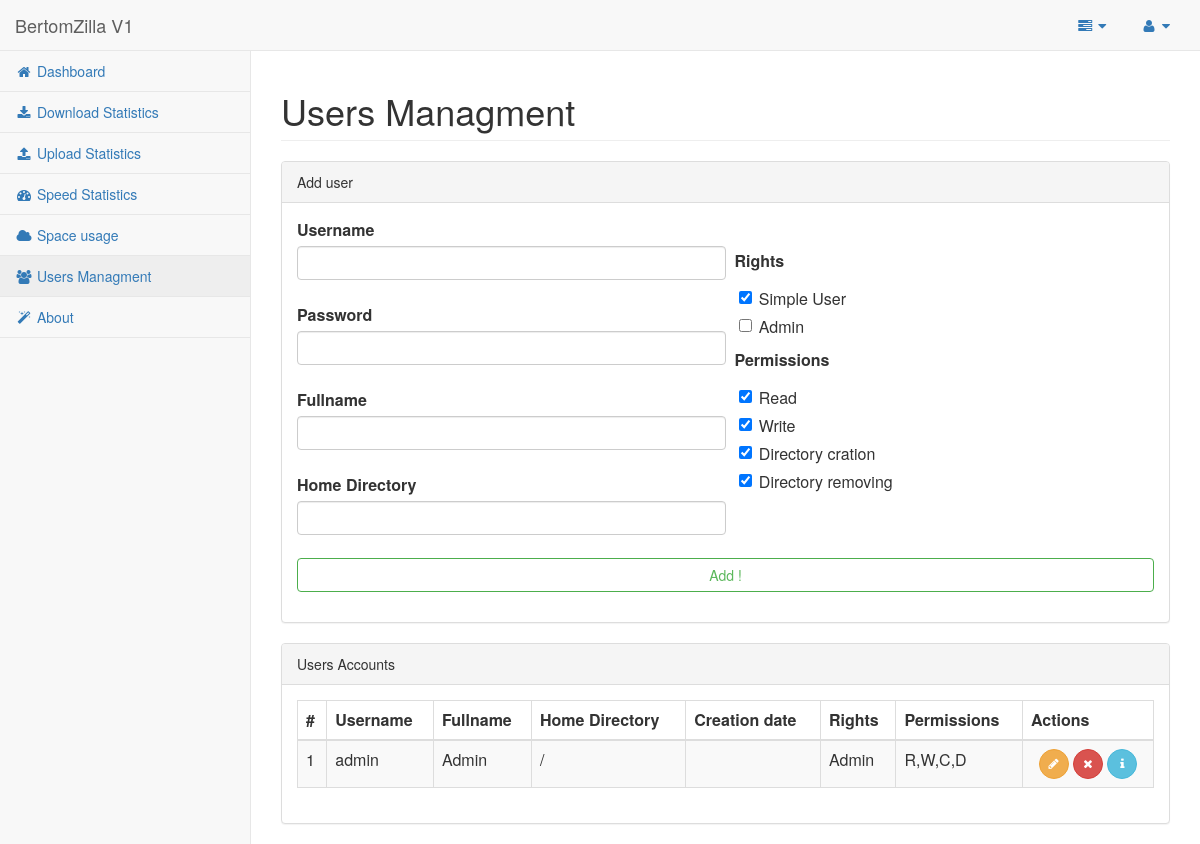
/BertomZilla/users.php (signed in), run on the app's committed database.
### tables this page shows
CREATE TABLE `users` (
  `id` mediumint(9) NOT NULL AUTO_INCREMENT,
  `username` text NOT NULL,
  `password` text NOT NULL,
  `fullname` text NOT NULL,
  `directory` text NOT NULL,
  `rights` int(11) NOT NULL,
  `creation` text NOT NULL,
  `permissions` text NOT NULL,
  PRIMARY KEY (`id`)
);

### BertomZilla/users.php (the view, shortened to what this page needs)
<html lang="en">
<head>
    <link href="bower_components/bootstrap/dist/css/bootstrap.min.css" rel="stylesheet">
    <link href="bower_components/metisMenu/dist/metisMenu.min.css" rel="stylesheet">
    <link href="bower_components/datatables-plugins/integration/bootstrap/3/dataTables.bootstrap.css" rel="stylesheet">
    <link href="bower_components/datatables-responsive/css/dataTables.responsive.css" rel="stylesheet">
    <link href="dist/css/sb-admin-2.css" rel="stylesheet">
    <link href="bower_components/font-awesome/css/font-awesome.min.css" rel="stylesheet" type="text/css">
</head>
<body>
    <div id="wrapper">
        <nav class="navbar navbar-default navbar-static-top" role="navigation" style="margin-bottom: 0">
            <div class="navbar-header">
                <a class="navbar-brand" href="index.html">BertomZilla V1</a>
            </div>
            <ul class="nav navbar-top-links navbar-right">
                <li class="dropdown">
                    <a class="dropdown-toggle" data-toggle="dropdown" href="#">
                        <i class="fa fa-tasks fa-fw"></i>  <i class="fa fa-caret-down"></i>
                    </a>
                </li>
                <li class="dropdown">
                    <a class="dropdown-toggle" data-toggle="dropdown" href="#">
                        <i class="fa fa-user fa-fw"></i>  <i class="fa fa-caret-down"></i>
                    </a>
                </li>
            </ul>
            <div class="navbar-default sidebar" role="navigation">
                <div class="sidebar-nav navbar-collapse">
                    <ul class="nav" id="side-menu">
                        <li>
                            <a href="dashboard.php"><i class="fa fa-home fa-fw"></i> Dashboard</a>
                        </li>
                        <li>
                            <a href="downloads.php"><i class="fa fa-download fa-fw"></i> Download Statistics</a>
                        </li>
                        <li>
                            <a href="uploads.php"><i class="fa fa-upload fa-fw"></i> Upload Statistics</a>
                        </li>
                        <li>
                            <a href="speed.php"><i class="fa fa-dashboard fa-fw"></i> Speed Statistics</a>
                        </li>
                        <li>
                            <a href="space.php"><i class="fa fa-cloud fa-fw"></i> Space usage</a>
                        </li>
                        <li>
                            <a href="users.php"><i class="fa fa-users fa-fw active"></i> Users Managment</a>
                        </li>
                        <li>
                            <a href="about.php"><i class="fa fa-magic fa-fw"></i> About</a>
                        </li>
                    </ul>
                </div>
            </div>
        </nav>
        <div id="page-wrapper">
            <div class="row">
                <div class="col-lg-12">
                    <h1 class="page-header">Users Managment</h1>
                </div>
            </div>
            <div class="row">
                <div class="col-lg-12">
                    <div class="panel panel-default">
                        <div class="panel-heading">
                            Add user
                        </div>
                        <div class="panel-body">
                            <form role="form" action="add_user.php" method="POST">
                                <div class="form-group">
                                    <table width="100%">
                                        <tr>
                                            <td width="50%">
                                                <label>Username</label>
                                                <input name="username" class="form-control"><br>
                                                <label>Password</label>
                                                <input name="password" type="password" class="form-control"><br>
                                                <label>Fullname</label>
                                                <input name="fullname" class="form-control"><br>
                                                <label>Home Directory</label>
                                                <input name="directory" class="form-control"><br>
                                            </td>
                                            <td>
                                                <label>&nbsp;&nbsp;Rights</label>
                                                <div class="checkbox">
                                                    <label>
                                                        &nbsp;&nbsp;&nbsp;<input name="user" type="checkbox" value="" checked>Simple User
                                                    </label>
                                                </div>
                                                <div class="checkbox">
                                                    <label>
                                                        &nbsp;&nbsp;&nbsp;<input name="admin" type="checkbox" value="">Admin
                                                    </label>
                                                </div>
                                            <label>&nbsp;&nbsp;Permissions</label>
                                                <div class="checkbox">
                                                    <label>
                                                        &nbsp;&nbsp;&nbsp;<input name="read" type="checkbox" value="" checked>Read
                                                    </label>
                                                </div>
                                                <div class="checkbox">
                                                    <label>
                                                        &nbsp;&nbsp;&nbsp;<input name="write" type="checkbox" value="" checked>Write
                                                    </label>
                                                </div>
                                                <div class="checkbox">
                                                    <label>
                                                        &nbsp;&nbsp;&nbsp;<input name="dirCrea" type="checkbox" value="" checked>Directory cration
                                                    </label>
                                                </div>
                                                <div class="checkbox">
                                                    <label>
                                                        &nbsp;&nbsp;&nbsp;<input name="dirRem" type="checkbox" value="" checked>Directory removing
                                                    </label>
                                                </div><br>
                                            </td>
                                        </tr>
                                    </table>
                                    <input type="submit" class="btn btn-outline btn-success btn-md btn-block" value="Add !">
                                </div>
                            </form>
                        </div>
                    </div>
                </div>
            </div>
            <div class="row">
                <div class="col-lg-12">
                    <div class="panel panel-default">
                        <div class="panel-heading">
                            Users Accounts
                        </div>
                        <?php
                            $sql = "SELECT * FROM users";
                            $req = mysql_query($sql) or die('Erreur SQL !<br>'.$sql.'<br>'.mysql_error());
                        ?>
                        <div class="panel-body">
                            <div class="table-responsive">
                                <table class="table table-striped table-bordered table-hover">
                                    <thead>
                                        <tr>
                                            <th>#</th>
                                            <th>Username</th>
                                            <th>Fullname</th>
                                            <th>Home Directory</th>
                                            <th>Creation date</th>
                                            <th>Rights</th>
                                            <th>Permissions</th>
                                            <th>Actions</th>
                                        </tr>
                                    </thead>
                                    <tbody>
                                        <?php
                                            $i = 1;
                                            while ($data = mysql_fetch_assoc($req)) {
                                        ?>
                                        <tr>
                                            <td><?php echo $i; ?></td>
                                            <td><?php echo $data['username']; ?></td>
                                            <td><?php echo $data['fullname']; ?></td>
                                            <td><?php echo $data['directory']; ?></td>
                                            <td><?php echo $data['creation']; ?></td>
                                            <td><?php echo ($data['rights'] == 1) ? "Admin" : "User"; ?></td>
                                            <td>R,W,C,D</td>
                                            <td><center>
                                                <button type="button" class="btn btn-warning btn-circle"><i class="fa fa-pencil"></i></button>
                                                <button type="button" class="btn btn-danger btn-circle"><i class="fa fa-times"></i></button>
                                                <button type="button" class="btn btn-info btn-circle"><i class="fa fa-info"></i></button>
                                            </center></td>
                                        </tr>
                                        <?php
                                            $i++;
                                            }
                                        ?>
                                    </tbody>
                                </table>
                            </div>
                        </div>
                    </div>
                </div>
            </div>
        </div>
    </div>
</body>
</html>

### data on the page
users: username "admin", fullname "Admin", directory "/", rights "Admin"
